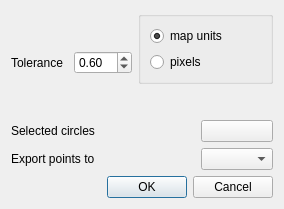
<?xml version="1.0" encoding="UTF-8"?>
<ui version="4.0">
 <class>Settings</class>
 <widget class="QDialog" name="Settings">
  <property name="geometry">
   <rect>
    <x>0</x>
    <y>0</y>
    <width>284</width>
    <height>209</height>
   </rect>
  </property>
  <property name="windowTitle">
   <string>Dialog</string>
  </property>
  <layout class="QGridLayout" name="gridLayout">
   <item row="0" column="0" rowspan="2">
    <widget class="QLabel" name="label">
     <property name="text">
      <string>Tolerance</string>
     </property>
    </widget>
   </item>
   <item row="0" column="1" rowspan="2">
    <widget class="QDoubleSpinBox" name="tolerance">
     <property name="value">
      <double>0.600000000000000</double>
     </property>
    </widget>
   </item>
   <item row="2" column="0" colspan="2">
    <widget class="QLabel" name="label_2">
     <property name="text">
      <string>Selected circles</string>
     </property>
    </widget>
   </item>
   <item row="2" column="3">
    <widget class="QPushButton" name="rubberStyle">
     <property name="text">
      <string/>
     </property>
    </widget>
   </item>
   <item row="3" column="0" colspan="2">
    <widget class="QLabel" name="label_3">
     <property name="text">
      <string>Export points to</string>
     </property>
    </widget>
   </item>
   <item row="3" column="3">
    <widget class="QComboBox" name="layerList"/>
   </item>
   <item row="4" column="0" colspan="4">
    <widget class="QDialogButtonBox" name="buttonBox">
     <property name="orientation">
      <enum>Qt::Horizontal</enum>
     </property>
     <property name="standardButtons">
      <set>QDialogButtonBox::Cancel|QDialogButtonBox::Ok</set>
     </property>
    </widget>
   </item>
   <item row="0" column="2" colspan="2">
    <widget class="QGroupBox" name="groupBox">
     <property name="title">
      <string/>
     </property>
     <layout class="QGridLayout" name="gridLayout_2">
      <item row="0" column="0">
       <widget class="QRadioButton" name="mapUnits">
        <property name="text">
         <string>map units</string>
        </property>
        <property name="checked">
         <bool>true</bool>
        </property>
       </widget>
      </item>
      <item row="1" column="0">
       <widget class="QRadioButton" name="pixels">
        <property name="text">
         <string>pixels</string>
        </property>
       </widget>
      </item>
     </layout>
    </widget>
   </item>
  </layout>
 </widget>
 <resources/>
 <connections>
  <connection>
   <sender>buttonBox</sender>
   <signal>accepted()</signal>
   <receiver>Settings</receiver>
   <slot>accept()</slot>
   <hints>
    <hint type="sourcelabel">
     <x>227</x>
     <y>187</y>
    </hint>
    <hint type="destinationlabel">
     <x>157</x>
     <y>166</y>
    </hint>
   </hints>
  </connection>
  <connection>
   <sender>buttonBox</sender>
   <signal>rejected()</signal>
   <receiver>Settings</receiver>
   <slot>reject()</slot>
   <hints>
    <hint type="sourcelabel">
     <x>248</x>
     <y>193</y>
    </hint>
    <hint type="destinationlabel">
     <x>257</x>
     <y>166</y>
    </hint>
   </hints>
  </connection>
 </connections>
</ui>
